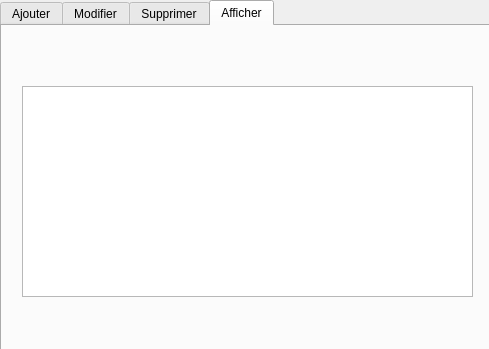
<?xml version="1.0" encoding="UTF-8"?>
<ui version="4.0">
 <class>rdv_agent</class>
 <widget class="QDialog" name="rdv_agent">
  <property name="geometry">
   <rect>
    <x>0</x>
    <y>0</y>
    <width>489</width>
    <height>349</height>
   </rect>
  </property>
  <property name="windowTitle">
   <string>Dialog</string>
  </property>
  <widget class="QTabWidget" name="tabWidget">
   <property name="geometry">
    <rect>
     <x>0</x>
     <y>0</y>
     <width>521</width>
     <height>361</height>
    </rect>
   </property>
   <property name="currentIndex">
    <number>3</number>
   </property>
   <widget class="QWidget" name="tab">
    <attribute name="title">
     <string>Ajouter</string>
    </attribute>
    <widget class="QLabel" name="label">
     <property name="geometry">
      <rect>
       <x>40</x>
       <y>170</y>
       <width>51</width>
       <height>16</height>
      </rect>
     </property>
     <property name="text">
      <string>NUM_RDV:</string>
     </property>
    </widget>
    <widget class="QLabel" name="label_2">
     <property name="geometry">
      <rect>
       <x>40</x>
       <y>110</y>
       <width>61</width>
       <height>16</height>
      </rect>
     </property>
     <property name="text">
      <string>DATE_RDV:</string>
     </property>
    </widget>
    <widget class="QLabel" name="label_3">
     <property name="geometry">
      <rect>
       <x>40</x>
       <y>140</y>
       <width>81</width>
       <height>16</height>
      </rect>
     </property>
     <property name="text">
      <string>ETAT_RDV:</string>
     </property>
    </widget>
    <widget class="QLabel" name="label_4">
     <property name="geometry">
      <rect>
       <x>40</x>
       <y>70</y>
       <width>71</width>
       <height>16</height>
      </rect>
     </property>
     <property name="text">
      <string>ID_PATIENT:</string>
     </property>
    </widget>
    <widget class="QLineEdit" name="lineEdit_id">
     <property name="geometry">
      <rect>
       <x>120</x>
       <y>70</y>
       <width>113</width>
       <height>20</height>
      </rect>
     </property>
    </widget>
    <widget class="QLineEdit" name="lineEdit_date">
     <property name="geometry">
      <rect>
       <x>120</x>
       <y>110</y>
       <width>113</width>
       <height>20</height>
      </rect>
     </property>
    </widget>
    <widget class="QLineEdit" name="lineEdit_etat">
     <property name="geometry">
      <rect>
       <x>120</x>
       <y>140</y>
       <width>113</width>
       <height>20</height>
      </rect>
     </property>
    </widget>
    <widget class="QLineEdit" name="lineEdit_num">
     <property name="geometry">
      <rect>
       <x>120</x>
       <y>170</y>
       <width>113</width>
       <height>20</height>
      </rect>
     </property>
    </widget>
    <widget class="QPushButton" name="pushButton">
     <property name="geometry">
      <rect>
       <x>360</x>
       <y>250</y>
       <width>75</width>
       <height>23</height>
      </rect>
     </property>
     <property name="text">
      <string>Ajouter</string>
     </property>
    </widget>
    <widget class="QLabel" name="label_10">
     <property name="geometry">
      <rect>
       <x>0</x>
       <y>0</y>
       <width>451</width>
       <height>331</height>
      </rect>
     </property>
     <property name="text">
      <string/>
     </property>
     <property name="pixmap">
      <pixmap>../../img/16379.jpg</pixmap>
     </property>
    </widget>
    <zorder>label_10</zorder>
    <zorder>label</zorder>
    <zorder>label_2</zorder>
    <zorder>label_3</zorder>
    <zorder>label_4</zorder>
    <zorder>lineEdit_id</zorder>
    <zorder>lineEdit_date</zorder>
    <zorder>lineEdit_etat</zorder>
    <zorder>lineEdit_num</zorder>
    <zorder>pushButton</zorder>
   </widget>
   <widget class="QWidget" name="tab_2">
    <attribute name="title">
     <string>Modifier</string>
    </attribute>
    <widget class="QLabel" name="label_6">
     <property name="geometry">
      <rect>
       <x>10</x>
       <y>140</y>
       <width>51</width>
       <height>16</height>
      </rect>
     </property>
     <property name="text">
      <string>NUM_RDV:</string>
     </property>
    </widget>
    <widget class="QLabel" name="label_7">
     <property name="geometry">
      <rect>
       <x>10</x>
       <y>80</y>
       <width>61</width>
       <height>16</height>
      </rect>
     </property>
     <property name="text">
      <string>DATE_RDV:</string>
     </property>
    </widget>
    <widget class="QLabel" name="label_8">
     <property name="geometry">
      <rect>
       <x>10</x>
       <y>110</y>
       <width>81</width>
       <height>16</height>
      </rect>
     </property>
     <property name="text">
      <string>ETAT_RDV:</string>
     </property>
    </widget>
    <widget class="QLabel" name="label_9">
     <property name="geometry">
      <rect>
       <x>10</x>
       <y>50</y>
       <width>71</width>
       <height>16</height>
      </rect>
     </property>
     <property name="text">
      <string>ID_PATIENT:</string>
     </property>
    </widget>
    <widget class="QLineEdit" name="lineEdit_6">
     <property name="geometry">
      <rect>
       <x>80</x>
       <y>50</y>
       <width>113</width>
       <height>20</height>
      </rect>
     </property>
    </widget>
    <widget class="QLineEdit" name="lineEdit_7">
     <property name="geometry">
      <rect>
       <x>80</x>
       <y>80</y>
       <width>113</width>
       <height>20</height>
      </rect>
     </property>
    </widget>
    <widget class="QLineEdit" name="lineEdit_8">
     <property name="geometry">
      <rect>
       <x>80</x>
       <y>110</y>
       <width>113</width>
       <height>20</height>
      </rect>
     </property>
    </widget>
    <widget class="QLineEdit" name="lineEdit_9">
     <property name="geometry">
      <rect>
       <x>80</x>
       <y>140</y>
       <width>113</width>
       <height>20</height>
      </rect>
     </property>
    </widget>
    <widget class="QPushButton" name="pushButton_3">
     <property name="geometry">
      <rect>
       <x>320</x>
       <y>200</y>
       <width>75</width>
       <height>23</height>
      </rect>
     </property>
     <property name="text">
      <string>Modifier</string>
     </property>
    </widget>
    <widget class="QLabel" name="label_11">
     <property name="geometry">
      <rect>
       <x>10</x>
       <y>0</y>
       <width>481</width>
       <height>321</height>
      </rect>
     </property>
     <property name="text">
      <string/>
     </property>
     <property name="pixmap">
      <pixmap>../../img/16379.jpg</pixmap>
     </property>
    </widget>
    <zorder>label_11</zorder>
    <zorder>label_6</zorder>
    <zorder>label_7</zorder>
    <zorder>label_8</zorder>
    <zorder>label_9</zorder>
    <zorder>lineEdit_6</zorder>
    <zorder>lineEdit_7</zorder>
    <zorder>lineEdit_8</zorder>
    <zorder>lineEdit_9</zorder>
    <zorder>pushButton_3</zorder>
   </widget>
   <widget class="QWidget" name="tab_4">
    <attribute name="title">
     <string>Supprimer</string>
    </attribute>
    <widget class="QLabel" name="label_5">
     <property name="geometry">
      <rect>
       <x>90</x>
       <y>30</y>
       <width>81</width>
       <height>31</height>
      </rect>
     </property>
     <property name="text">
      <string>Donner votre id :</string>
     </property>
    </widget>
    <widget class="QLineEdit" name="lineEdit_id_2">
     <property name="geometry">
      <rect>
       <x>180</x>
       <y>40</y>
       <width>113</width>
       <height>20</height>
      </rect>
     </property>
    </widget>
    <widget class="QPushButton" name="pushButton_2">
     <property name="geometry">
      <rect>
       <x>340</x>
       <y>230</y>
       <width>75</width>
       <height>23</height>
      </rect>
     </property>
     <property name="text">
      <string>Supprimer</string>
     </property>
    </widget>
    <widget class="QLabel" name="label_12">
     <property name="geometry">
      <rect>
       <x>-10</x>
       <y>0</y>
       <width>491</width>
       <height>321</height>
      </rect>
     </property>
     <property name="text">
      <string/>
     </property>
     <property name="pixmap">
      <pixmap>../../img/16379.jpg</pixmap>
     </property>
    </widget>
    <zorder>label_12</zorder>
    <zorder>label_5</zorder>
    <zorder>lineEdit_id_2</zorder>
    <zorder>pushButton_2</zorder>
   </widget>
   <widget class="QWidget" name="tab_3">
    <attribute name="title">
     <string>Afficher</string>
    </attribute>
    <widget class="QTableView" name="tablerdv">
     <property name="geometry">
      <rect>
       <x>20</x>
       <y>60</y>
       <width>451</width>
       <height>211</height>
      </rect>
     </property>
    </widget>
    <widget class="QLabel" name="label_13">
     <property name="geometry">
      <rect>
       <x>10</x>
       <y>10</y>
       <width>471</width>
       <height>311</height>
      </rect>
     </property>
     <property name="text">
      <string/>
     </property>
     <property name="pixmap">
      <pixmap>../../img/16379.jpg</pixmap>
     </property>
    </widget>
    <zorder>label_13</zorder>
    <zorder>tablerdv</zorder>
   </widget>
  </widget>
 </widget>
 <resources/>
 <connections/>
</ui>
